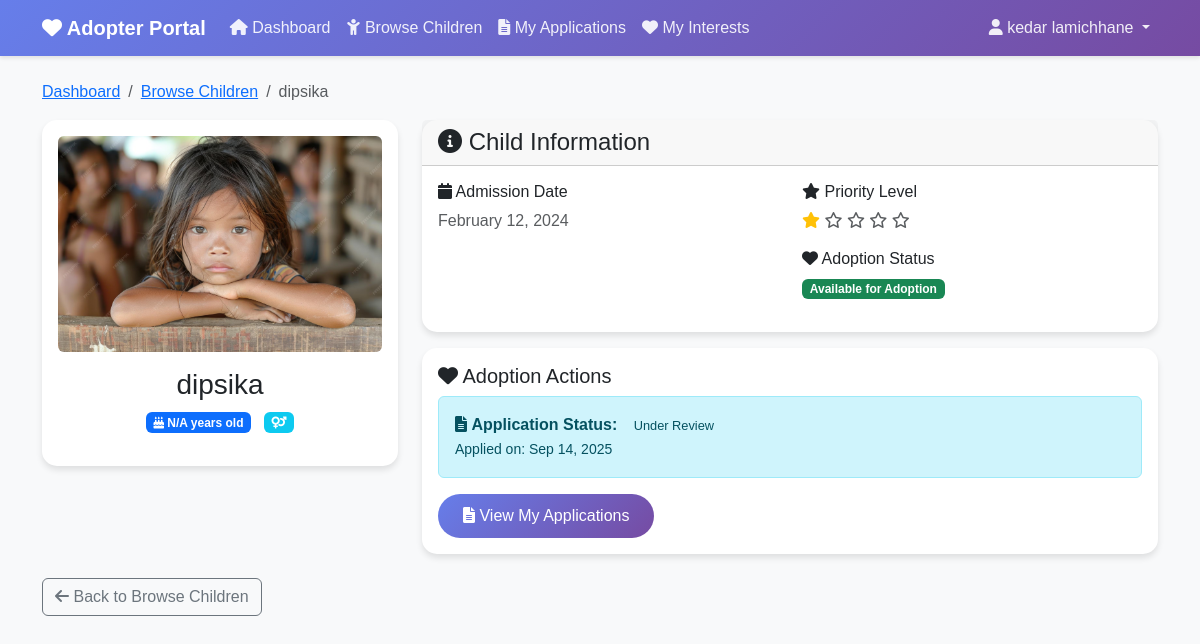
The page /adopter/child/1/ (signed in) on the database its author committed.
### orphanage/models.py (models this page shows, shortened)
class Child(models.Model):
    name = models.CharField(max_length=100)
    gender = models.CharField(
        max_length=10,
        choices=[('Male', 'Male'), ('Female', 'Female'), ('Other', 'Other')]
    )
    admission_date = models.DateField(default=date.today)
    photo = models.ImageField(upload_to='child_photos/', null=True, blank=True)
    priority = models.IntegerField(default=1)
    need = models.TextField(blank=True, null=True)
    age = models.IntegerField(null=True, blank=True)
    child_need_fulfilled = models.BooleanField(default=False)
    date_of_birth = models.DateField(null=True, blank=True, help_text="Child's date of birth")
    background = models.TextField(blank=True, null=True, help_text="Child's background story and history")
    hobbies_interests = models.TextField(blank=True, null=True, help_text="Child's hobbies, interests, and activities")
    personality = models.TextField(blank=True, null=True, help_text="Child's personality traits and characteristics")
    health_status = models.TextField(blank=True, null=True, help_text="Health conditions and medical information")
    education_level = models.CharField(max_length=50, blank=True, null=True, help_text="Current education level")
    favorite_subjects = models.CharField(max_length=200, blank=True, null=True, help_text="Favorite subjects or activities")
    special_skills = models.TextField(blank=True, null=True, help_text="Special talents or skills")
    dietary_requirements = models.TextField(blank=True, null=True, help_text="Any dietary restrictions or preferences")
    languages_spoken = models.CharField(max_length=200, blank=True, null=True, help_text="Languages the child speaks")
    is_available_for_adoption = models.BooleanField(default=True, help_text="Whether child is available for adoption")
    adoption_notes = models.TextField(blank=True, null=True, help_text="Special notes for potential adopters")

class AdoptionApplication(models.Model):
    STATUS_CHOICES = [
        ('pending', 'Pending'),
        ('under_review', 'Under Review'),
        ('approved', 'Approved'),
        ('rejected', 'Rejected'),
        ('completed', 'Completed')
    ]
    adopter = models.ForeignKey(Adopter, on_delete=models.CASCADE, related_name='adoption_applications')
    child = models.ForeignKey(Child, on_delete=models.CASCADE, related_name='adoption_applications')
    status = models.CharField(max_length=20, choices=STATUS_CHOICES, default='pending')
    application_date = models.DateTimeField(auto_now_add=True)
    review_date = models.DateTimeField(blank=True, null=True)
    notes = models.TextField(blank=True, null=True)
    reviewed_by = models.ForeignKey(
        User,
        on_delete=models.SET_NULL,
        null=True,
        blank=True,
        related_name='reviewed_applications'
    )
    class Meta:
        unique_together = ['adopter', 'child']

### orphanage/views/adopter_views.py (the view)
# urls.py: path('adopter/child/<int:child_id>/', adopter_views.child_detail_adopter, name='child_detail_adopter'),
@login_required
def child_detail_adopter(request, child_id):
    try:
        adopter = request.user.adopter_profile
    except Adopter.DoesNotExist:
        messages.error(request, 'Adopter profile not found.')
        return redirect('orphanage:adopter_register')
    child = get_object_or_404(Child, id=child_id)
    existing_application = AdoptionApplication.objects.filter(adopter=adopter, child=child).first()
    existing_interest = AdoptionInterest.objects.filter(adopter=adopter, child=child).first()
    context = {
        'child': child,
        'adopter': adopter,
        'existing_application': existing_application,
        'existing_interest': existing_interest,
    }
    return render(request, 'orphanage/adopter/child_detail.html', context)

### orphanage/templates/orphanage/adopter/child_detail.html (shortened to what this page needs)
{% extends "orphanage/adopter/base.html" %}
{% block content %}
<div class="row">
    <div class="col-12">
        <nav aria-label="breadcrumb">
            <ol class="breadcrumb">
                <li class="breadcrumb-item"><a href="{% url 'orphanage:adopter_dashboard' %}">Dashboard</a></li>
                <li class="breadcrumb-item"><a href="{% url 'orphanage:browse_children' %}">Browse Children</a></li>
                <li class="breadcrumb-item active">{{ child.name }}</li>
            </ol>
        </nav>
    </div>
</div>
<div class="row">
    <div class="col-md-4">
        <div class="card">
            <div class="card-body text-center">
                {% if child.photo %}
                    <img src="{{ child.photo.url }}" class="img-fluid rounded mb-3" alt="{{ child.name }}"
                         style="max-height: 300px; width: 100%; object-fit: cover;">
                {% else %}
                    <div class="bg-light rounded mb-3 d-flex align-items-center justify-content-center"
                         style="height: 300px;">
                        <i class="fas fa-user fa-5x text-muted"></i>
                    </div>
                {% endif %}
                <h3 class="card-title">{{ child.name }}</h3>
                <div class="mb-3">
                    <span class="badge bg-primary me-2">
                        <i class="fas fa-birthday-cake"></i> {{ child.age|default:"N/A" }} years old
                    </span>
                    <span class="badge bg-info">
                        <i class="fas fa-venus-mars"></i> {{ child.gender }}
                    </span>
                </div>
            </div>
        </div>
    </div>
    <div class="col-md-8">
        <div class="card">
            <div class="card-header">
                <h4 class="mb-0"><i class="fas fa-info-circle"></i> Child Information</h4>
            </div>
            <div class="card-body">
                <div class="row">
                    <div class="col-md-6">
                        <h6><i class="fas fa-calendar"></i> Admission Date</h6>
                        <p class="text-muted">{{ child.admission_date|date:"F d, Y" }}</p>
                    </div>
                    <div class="col-md-6">
                        <h6><i class="fas fa-star"></i> Priority Level</h6>
                        <p class="text-muted">
                            {% for i in "12345"|make_list %}
                                {% if forloop.counter <= child.priority %}
                                    <i class="fas fa-star text-warning"></i>
                                {% else %}
                                    <i class="far fa-star text-muted"></i>
                                {% endif %}
                            {% endfor %}
                        </p>
                        <h6><i class="fas fa-heart"></i> Adoption Status</h6>
                        <p class="text-muted">
                            {% if child.is_available_for_adoption %}
                                <span class="badge bg-success">Available for Adoption</span>
                            {% else %}
                                <span class="badge bg-warning">Not Available</span>
                            {% endif %}
                        </p>
                    </div>
                </div>
            </div>
        </div>
        <div class="card mt-3">
            <div class="card-body">
                <h5 class="card-title"><i class="fas fa-heart"></i> Adoption Actions</h5>
                {% if existing_application %}
                    <div class="alert alert-info">
                        <i class="fas fa-file-alt"></i>
                        <strong>Application Status:</strong>
                        <span class="status-badge status-{{ existing_application.status }}">
                            {{ existing_application.get_status_display }}
                        </span>
                        <br>
                        <small>Applied on: {{ existing_application.application_date|date:"M d, Y" }}</small>
                    </div>
                    <a href="{% url 'orphanage:my_applications' %}" class="btn btn-primary">
                        <i class="fas fa-file-alt"></i> View My Applications
                    </a>
                {% endif %}
            </div>
        </div>
    </div>
</div>
<div class="row mt-4">
    <div class="col-12">
        <a href="{% url 'orphanage:browse_children' %}" class="btn btn-outline-secondary">
            <i class="fas fa-arrow-left"></i> Back to Browse Children
        </a>
    </div>
</div>
{% endblock %}

### orphanage/templates/orphanage/adopter/base.html (shortened to what this page needs)
{% load static %}
<!DOCTYPE html>
<html lang="en">
<head>
    <link href="https://cdn.jsdelivr.net/npm/bootstrap@5.3.3/dist/css/bootstrap.min.css" rel="stylesheet">
    <link href="https://cdnjs.cloudflare.com/ajax/libs/font-awesome/6.0.0/css/all.min.css" rel="stylesheet">
</head>
<body>
    <nav class="navbar navbar-expand-lg navbar-dark">
        <div class="container">
            <a class="navbar-brand" href="{% url 'orphanage:adopter_dashboard' %}">
                <i class="fas fa-heart"></i> Adopter Portal
            </a>
            <div class="collapse navbar-collapse" id="navbarNav">
                <ul class="navbar-nav me-auto">
                    <li class="nav-item">
                        <a class="nav-link" href="{% url 'orphanage:adopter_dashboard' %}">
                            <i class="fas fa-home"></i> Dashboard
                        </a>
                    </li>
                    <li class="nav-item">
                        <a class="nav-link" href="{% url 'orphanage:browse_children' %}">
                            <i class="fas fa-child"></i> Browse Children
                        </a>
                    </li>
                    <li class="nav-item">
                        <a class="nav-link" href="{% url 'orphanage:my_applications' %}">
                            <i class="fas fa-file-alt"></i> My Applications
                        </a>
                    </li>
                    <li class="nav-item">
                        <a class="nav-link" href="{% url 'orphanage:my_interests' %}">
                            <i class="fas fa-heart"></i> My Interests
                        </a>
                    </li>
                </ul>
                <ul class="navbar-nav">
                    <li class="nav-item dropdown">
                        <a class="nav-link dropdown-toggle" href="#" id="navbarDropdown" role="button" data-bs-toggle="dropdown">
                            <i class="fas fa-user"></i> {{ user.get_full_name|default:user.username }}
                        </a>
                    </li>
                </ul>
            </div>
        </div>
    </nav>
    <div class="container mt-4">
        {% block content %}
        {% endblock %}
    </div>
</body>
</html>

### orphanage/templates/orphanage/adopter/base.html (style rules this page uses)
body { font-family: 'Arial', sans-serif; background-color: #f8f9fa; }
.navbar { background: linear-gradient(135deg, #667eea 0%, #764ba2 100%); box-shadow: 0 2px 4px rgba(0,0,0,0.1); }
.navbar-brand { font-weight: bold; color: white !important; }
.navbar-nav .nav-link { color: rgba(255,255,255,0.9) !important; font-weight: 500; transition: color 0.3s; }
.card { border: none; border-radius: 15px; box-shadow: 0 4px 6px rgba(0,0,0,0.1); transition: transform 0.3s, box-shadow 0.3s; }
.btn-primary { background: linear-gradient(135deg, #667eea 0%, #764ba2 100%); border: none; border-radius: 25px; padding: 10px 25px; font-weight: 500; }
.status-badge { padding: 5px 12px; border-radius: 20px; font-size: 0.8em; font-weight: 500; }

### rows shown on the page
Child: name "dipsika", photo (picture), age "N/A", admission_date "February 12, 2024", priority 1 (drawn)
AdoptionApplication: status "Under Review", application_date "Sep 14, 2025"

### other values the page prints
{{ user.get_full_name|default:user.username }} "kedar lamichhane"
